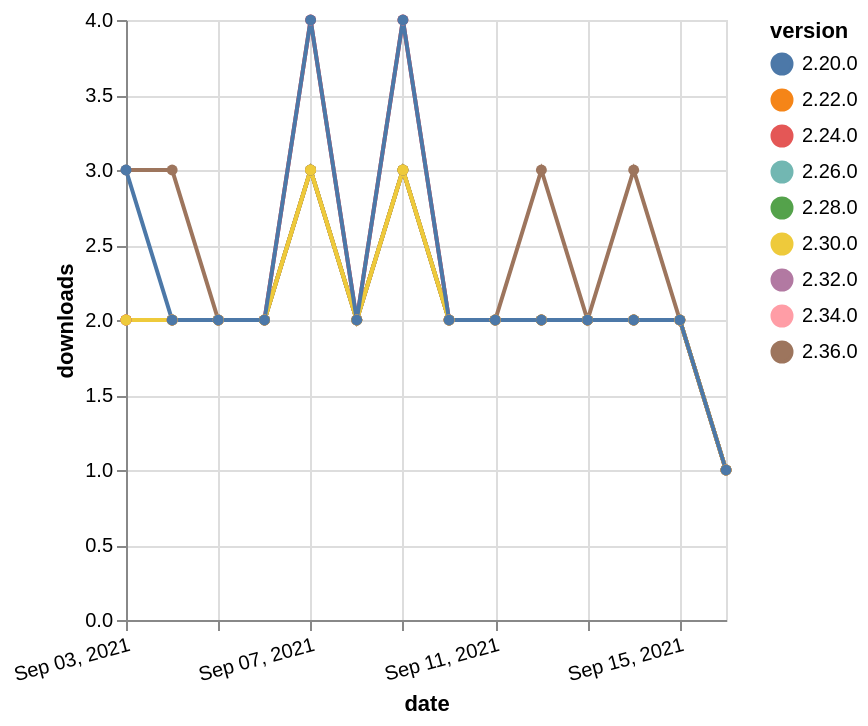

Write the Vega-Lite specification saved for this chart.
### Vega-Lite specification from a JSON file in a GitHub repository (floating-point values rounded to 4 significant figures)
{"$schema": "https://vega.github.io/schema/vega-lite/v5.json", "description": "A simple bar chart with embedded data.", "data": {"values": [{"date": "2021-09-03", "total": 234, "delta": 3, "version": "2.36.0"}, {"date": "2021-09-04", "total": 237, "delta": 3, "version": "2.36.0"}, {"date": "2021-09-05", "total": 239, "delta": 2, "version": "2.36.0"}, {"date": "2021-09-06", "total": 241, "delta": 2, "version": "2.36.0"}, {"date": "2021-09-07", "total": 244, "delta": 3, "version": "2.36.0"}, {"date": "2021-09-08", "total": 246, "delta": 2, "version": "2.36.0"}, {"date": "2021-09-09", "total": 249, "delta": 3, "version": "2.36.0"}, {"date": "2021-09-10", "total": 251, "delta": 2, "version": "2.36.0"}, {"date": "2021-09-11", "total": 253, "delta": 2, "version": "2.36.0"}, {"date": "2021-09-12", "total": 256, "delta": 3, "version": "2.36.0"}, {"date": "2021-09-13", "total": 258, "delta": 2, "version": "2.36.0"}, {"date": "2021-09-14", "total": 261, "delta": 3, "version": "2.36.0"}, {"date": "2021-09-15", "total": 263, "delta": 2, "version": "2.36.0"}, {"date": "2021-09-16", "total": 264, "delta": 1, "version": "2.36.0"}, {"date": "2021-09-03", "total": 1013, "delta": 2, "version": "2.32.0"}, {"date": "2021-09-04", "total": 1015, "delta": 2, "version": "2.32.0"}, {"date": "2021-09-05", "total": 1017, "delta": 2, "version": "2.32.0"}, {"date": "2021-09-06", "total": 1019, "delta": 2, "version": "2.32.0"}, {"date": "2021-09-07", "total": 1022, "delta": 3, "version": "2.32.0"}, {"date": "2021-09-08", "total": 1024, "delta": 2, "version": "2.32.0"}, {"date": "2021-09-09", "total": 1027, "delta": 3, "version": "2.32.0"}, {"date": "2021-09-10", "total": 1029, "delta": 2, "version": "2.32.0"}, {"date": "2021-09-11", "total": 1031, "delta": 2, "version": "2.32.0"}, {"date": "2021-09-12", "total": 1033, "delta": 2, "version": "2.32.0"}, {"date": "2021-09-13", "total": 1035, "delta": 2, "version": "2.32.0"}, {"date": "2021-09-14", "total": 1037, "delta": 2, "version": "2.32.0"}, {"date": "2021-09-15", "total": 1039, "delta": 2, "version": "2.32.0"}, {"date": "2021-09-16", "total": 1040, "delta": 1, "version": "2.32.0"}, {"date": "2021-09-03", "total": 1647, "delta": 2, "version": "2.28.0"}, {"date": "2021-09-04", "total": 1649, "delta": 2, "version": "2.28.0"}, {"date": "2021-09-05", "total": 1651, "delta": 2, "version": "2.28.0"}, {"date": "2021-09-06", "total": 1653, "delta": 2, "version": "2.28.0"}, {"date": "2021-09-07", "total": 1656, "delta": 3, "version": "2.28.0"}, {"date": "2021-09-08", "total": 1658, "delta": 2, "version": "2.28.0"}, {"date": "2021-09-09", "total": 1661, "delta": 3, "version": "2.28.0"}, {"date": "2021-09-10", "total": 1663, "delta": 2, "version": "2.28.0"}, {"date": "2021-09-11", "total": 1665, "delta": 2, "version": "2.28.0"}, {"date": "2021-09-12", "total": 1667, "delta": 2, "version": "2.28.0"}, {"date": "2021-09-13", "total": 1669, "delta": 2, "version": "2.28.0"}, {"date": "2021-09-14", "total": 1671, "delta": 2, "version": "2.28.0"}, {"date": "2021-09-15", "total": 1673, "delta": 2, "version": "2.28.0"}, {"date": "2021-09-16", "total": 1674, "delta": 1, "version": "2.28.0"}, {"date": "2021-09-03", "total": 2110, "delta": 2, "version": "2.26.0"}, {"date": "2021-09-04", "total": 2112, "delta": 2, "version": "2.26.0"}, {"date": "2021-09-05", "total": 2114, "delta": 2, "version": "2.26.0"}, {"date": "2021-09-06", "total": 2116, "delta": 2, "version": "2.26.0"}, {"date": "2021-09-07", "total": 2119, "delta": 3, "version": "2.26.0"}, {"date": "2021-09-08", "total": 2121, "delta": 2, "version": "2.26.0"}, {"date": "2021-09-09", "total": 2124, "delta": 3, "version": "2.26.0"}, {"date": "2021-09-10", "total": 2126, "delta": 2, "version": "2.26.0"}, {"date": "2021-09-11", "total": 2128, "delta": 2, "version": "2.26.0"}, {"date": "2021-09-12", "total": 2130, "delta": 2, "version": "2.26.0"}, {"date": "2021-09-13", "total": 2132, "delta": 2, "version": "2.26.0"}, {"date": "2021-09-14", "total": 2134, "delta": 2, "version": "2.26.0"}, {"date": "2021-09-15", "total": 2136, "delta": 2, "version": "2.26.0"}, {"date": "2021-09-16", "total": 2137, "delta": 1, "version": "2.26.0"}, {"date": "2021-09-03", "total": 720, "delta": 2, "version": "2.34.0"}, {"date": "2021-09-04", "total": 722, "delta": 2, "version": "2.34.0"}, {"date": "2021-09-05", "total": 724, "delta": 2, "version": "2.34.0"}, {"date": "2021-09-06", "total": 726, "delta": 2, "version": "2.34.0"}, {"date": "2021-09-07", "total": 730, "delta": 4, "version": "2.34.0"}, {"date": "2021-09-08", "total": 732, "delta": 2, "version": "2.34.0"}, {"date": "2021-09-09", "total": 736, "delta": 4, "version": "2.34.0"}, {"date": "2021-09-10", "total": 738, "delta": 2, "version": "2.34.0"}, {"date": "2021-09-11", "total": 740, "delta": 2, "version": "2.34.0"}, {"date": "2021-09-12", "total": 742, "delta": 2, "version": "2.34.0"}, {"date": "2021-09-13", "total": 744, "delta": 2, "version": "2.34.0"}, {"date": "2021-09-14", "total": 746, "delta": 2, "version": "2.34.0"}, {"date": "2021-09-15", "total": 748, "delta": 2, "version": "2.34.0"}, {"date": "2021-09-16", "total": 749, "delta": 1, "version": "2.34.0"}, {"date": "2021-09-03", "total": 2547, "delta": 2, "version": "2.24.0"}, {"date": "2021-09-04", "total": 2549, "delta": 2, "version": "2.24.0"}, {"date": "2021-09-05", "total": 2551, "delta": 2, "version": "2.24.0"}, {"date": "2021-09-06", "total": 2553, "delta": 2, "version": "2.24.0"}, {"date": "2021-09-07", "total": 2557, "delta": 4, "version": "2.24.0"}, {"date": "2021-09-08", "total": 2559, "delta": 2, "version": "2.24.0"}, {"date": "2021-09-09", "total": 2563, "delta": 4, "version": "2.24.0"}, {"date": "2021-09-10", "total": 2565, "delta": 2, "version": "2.24.0"}, {"date": "2021-09-11", "total": 2567, "delta": 2, "version": "2.24.0"}, {"date": "2021-09-12", "total": 2569, "delta": 2, "version": "2.24.0"}, {"date": "2021-09-13", "total": 2571, "delta": 2, "version": "2.24.0"}, {"date": "2021-09-14", "total": 2573, "delta": 2, "version": "2.24.0"}, {"date": "2021-09-15", "total": 2575, "delta": 2, "version": "2.24.0"}, {"date": "2021-09-16", "total": 2576, "delta": 1, "version": "2.24.0"}, {"date": "2021-09-03", "total": 2593, "delta": 2, "version": "2.22.0"}, {"date": "2021-09-04", "total": 2595, "delta": 2, "version": "2.22.0"}, {"date": "2021-09-05", "total": 2597, "delta": 2, "version": "2.22.0"}, {"date": "2021-09-06", "total": 2599, "delta": 2, "version": "2.22.0"}, {"date": "2021-09-07", "total": 2602, "delta": 3, "version": "2.22.0"}, {"date": "2021-09-08", "total": 2604, "delta": 2, "version": "2.22.0"}, {"date": "2021-09-09", "total": 2607, "delta": 3, "version": "2.22.0"}, {"date": "2021-09-10", "total": 2609, "delta": 2, "version": "2.22.0"}, {"date": "2021-09-11", "total": 2611, "delta": 2, "version": "2.22.0"}, {"date": "2021-09-12", "total": 2613, "delta": 2, "version": "2.22.0"}, {"date": "2021-09-13", "total": 2615, "delta": 2, "version": "2.22.0"}, {"date": "2021-09-14", "total": 2617, "delta": 2, "version": "2.22.0"}, {"date": "2021-09-15", "total": 2619, "delta": 2, "version": "2.22.0"}, {"date": "2021-09-16", "total": 2620, "delta": 1, "version": "2.22.0"}, {"date": "2021-09-03", "total": 1479, "delta": 2, "version": "2.30.0"}, {"date": "2021-09-04", "total": 1481, "delta": 2, "version": "2.30.0"}, {"date": "2021-09-05", "total": 1483, "delta": 2, "version": "2.30.0"}, {"date": "2021-09-06", "total": 1485, "delta": 2, "version": "2.30.0"}, {"date": "2021-09-07", "total": 1488, "delta": 3, "version": "2.30.0"}, {"date": "2021-09-08", "total": 1490, "delta": 2, "version": "2.30.0"}, {"date": "2021-09-09", "total": 1493, "delta": 3, "version": "2.30.0"}, {"date": "2021-09-10", "total": 1495, "delta": 2, "version": "2.30.0"}, {"date": "2021-09-11", "total": 1497, "delta": 2, "version": "2.30.0"}, {"date": "2021-09-12", "total": 1499, "delta": 2, "version": "2.30.0"}, {"date": "2021-09-13", "total": 1501, "delta": 2, "version": "2.30.0"}, {"date": "2021-09-14", "total": 1503, "delta": 2, "version": "2.30.0"}, {"date": "2021-09-15", "total": 1505, "delta": 2, "version": "2.30.0"}, {"date": "2021-09-16", "total": 1506, "delta": 1, "version": "2.30.0"}, {"date": "2021-09-03", "total": 3085, "delta": 3, "version": "2.20.0"}, {"date": "2021-09-04", "total": 3087, "delta": 2, "version": "2.20.0"}, {"date": "2021-09-05", "total": 3089, "delta": 2, "version": "2.20.0"}, {"date": "2021-09-06", "total": 3091, "delta": 2, "version": "2.20.0"}, {"date": "2021-09-07", "total": 3095, "delta": 4, "version": "2.20.0"}, {"date": "2021-09-08", "total": 3097, "delta": 2, "version": "2.20.0"}, {"date": "2021-09-09", "total": 3101, "delta": 4, "version": "2.20.0"}, {"date": "2021-09-10", "total": 3103, "delta": 2, "version": "2.20.0"}, {"date": "2021-09-11", "total": 3105, "delta": 2, "version": "2.20.0"}, {"date": "2021-09-12", "total": 3107, "delta": 2, "version": "2.20.0"}, {"date": "2021-09-13", "total": 3109, "delta": 2, "version": "2.20.0"}, {"date": "2021-09-14", "total": 3111, "delta": 2, "version": "2.20.0"}, {"date": "2021-09-15", "total": 3113, "delta": 2, "version": "2.20.0"}, {"date": "2021-09-16", "total": 3114, "delta": 1, "version": "2.20.0"}]}, "width": "container", "mark": {"type": "line", "point": {"filled": true}}, "encoding": {"x": {"field": "date", "type": "temporal", "timeUnit": "yearmonthdate", "title": "date", "axis": {"labelAngle": -15}}, "y": {"field": "delta", "type": "quantitative", "title": "downloads"}, "color": {"field": "version", "type": "nominal"}, "tooltip": {"field": "delta"}}}
